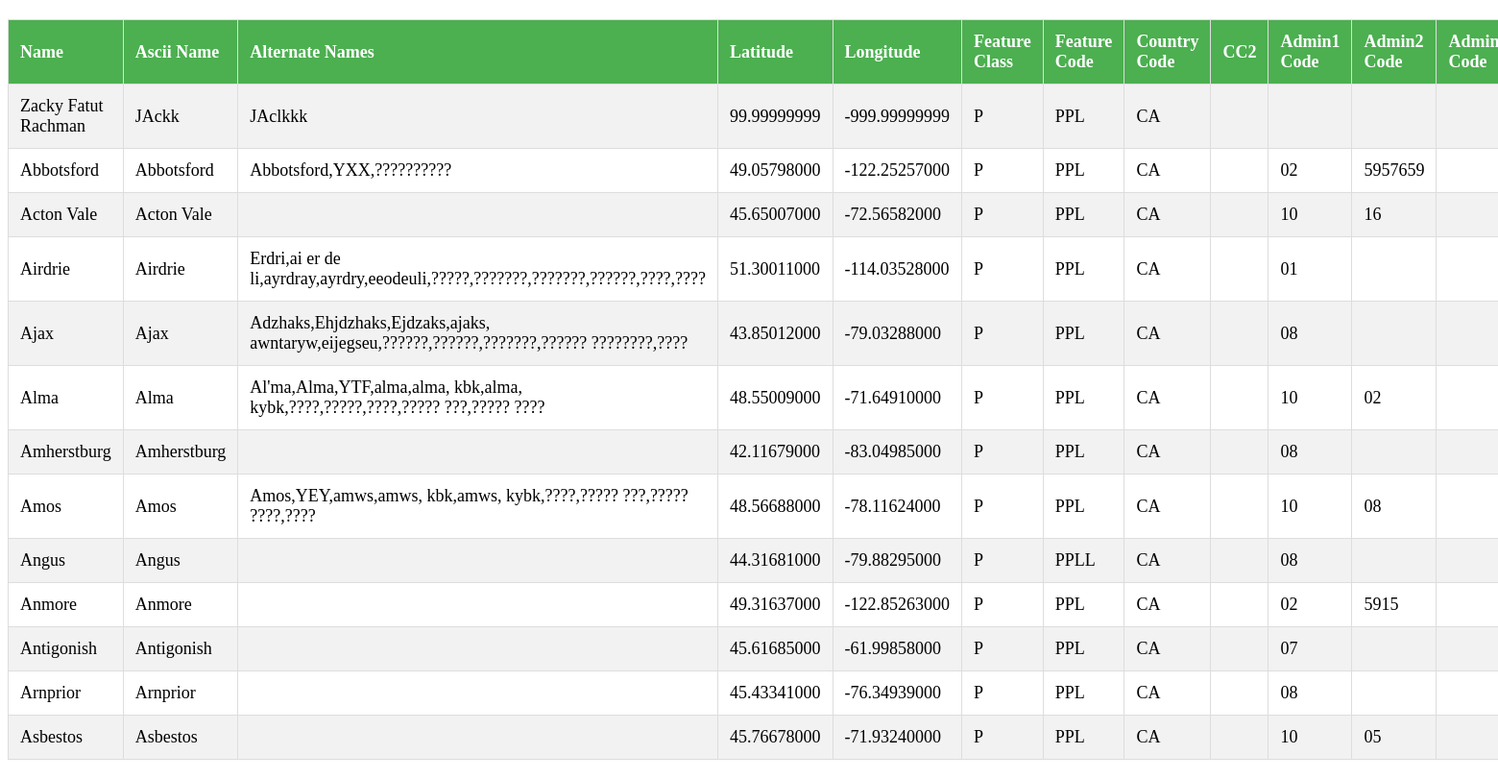
The page /view.php on the database its author committed.
### tables this page shows
CREATE TABLE `geonames` (
  `geonameid` int(11) NOT NULL,
  `name` varchar(200) DEFAULT NULL,
  `asciiname` varchar(200) DEFAULT NULL,
  `alternatenames` varchar(5000) DEFAULT NULL,
  `latitude` decimal(10,8) DEFAULT NULL,
  `longitude` decimal(11,8) DEFAULT NULL,
  `feature_class` char(1) DEFAULT NULL,
  `feature_code` varchar(10) DEFAULT NULL,
  `country_code` char(2) DEFAULT NULL,
  `cc2` varchar(60) DEFAULT NULL,
  `admin1_code` varchar(20) DEFAULT NULL,
  `admin2_code` varchar(80) DEFAULT NULL,
  `admin3_code` varchar(20) DEFAULT NULL,
  `admin4_code` varchar(20) DEFAULT NULL,
  `population` bigint(20) DEFAULT NULL,
  `elevation` int(11) DEFAULT NULL,
  `dem` int(11) DEFAULT NULL,
  `timezone` varchar(40) DEFAULT NULL,
  `modification_date` date DEFAULT NULL
);

### view.php (the view, shortened to what this page needs)
<?php
include 'config.php';
$sql = "SELECT name, asciiname, alternatenames, latitude, longitude, feature_class, feature_code, country_code, cc2, admin1_code, admin2_code, admin3_code, admin4_code, population, elevation, dem, timezone, modification_date FROM geonames";
$result = $conn->query($sql);
if ($result->num_rows > 0) {
    echo "<table>";
    echo "<tr><th>Name</th><th>Ascii Name</th><th>Alternate Names</th><th>Latitude</th><th>Longitude</th><th>Feature Class</th><th>Feature Code</th><th>Country Code</th><th>CC2</th><th>Admin1 Code</th><th>Admin2 Code</th><th>Admin3 Code</th><th>Admin4 Code</th><th>Population</th><th>Elevation</th><th>DEM</th><th>Timezone</th><th>Modification Date</th></tr>";
    while($row = $result->fetch_assoc()) {
        echo "<tr><td>".$row["name"]."</td><td>".$row["asciiname"]."</td><td>".$row["alternatenames"]."</td><td>".$row["latitude"]."</td><td>".$row["longitude"]."</td><td>".$row["feature_class"]."</td><td>".$row["feature_code"]."</td><td>".$row["country_code"]."</td><td>".$row["cc2"]."</td><td>".$row["admin1_code"]."</td><td>".$row["admin2_code"]."</td><td>".$row["admin3_code"]."</td><td>".$row["admin4_code"]."</td><td>".$row["population"]."</td><td>".$row["elevation"]."</td><td>".$row["dem"]."</td><td>".$row["timezone"]."</td><td>".$row["modification_date"]."</td></tr>";
    }
    echo "</table>";
} else {
    echo "0 results";
}
?>

### view.php (style rules this page uses)
table { width: 100%; border-collapse: collapse; margin: 20px 0; font-size: 18px; text-align: left; }
th, td { padding: 12px; border: 1px solid #ddd; }
th { background-color: #4CAF50; color: white; }
tr:nth-child(even) { background-color: #f2f2f2; }

### rows shown on the page
geonames: name "Zacky Fatut Rachman", asciiname "JAckk", alternatenames "JAclkkk", latitude "99.99999999", longitude "-999.99999999", feature_class "P", feature_code "PPL", country_code "CA"
geonames: name "Abbotsford", asciiname "Abbotsford", alternatenames "Abbotsford,YXX,??????????", latitude "49.05798000", longitude "-122.25257000", feature_class "P", feature_code "PPL", country_code "CA", admin1_code "02", admin2_code "5957659"
geonames: name "Acton Vale", asciiname "Acton Vale", latitude "45.65007000", longitude "-72.56582000", feature_class "P", feature_code "PPL", country_code "CA", admin1_code "10", admin2_code "16"
geonames: name "Airdrie", asciiname "Airdrie", alternatenames "Erdri,ai er de li,ayrdray,ayrdry,eeodeuli,?????,???????,???????,??????,????,????", latitude "51.30011000", longitude "-114.03528000", feature_class "P", feature_code "PPL", country_code "CA", admin1_code "01"
geonames: name "Ajax", asciiname "Ajax", alternatenames "Adzhaks,Ehjdzhaks,Ejdzaks,ajaks, awntaryw,eijegseu,??????,??????,???????,?????? ????????,????", latitude "43.85012000", longitude "-79.03288000", feature_class "P", feature_code "PPL", country_code "CA", admin1_code "08"
geonames: name "Alma", asciiname "Alma", alternatenames "Al'ma,Alma,YTF,alma,alma, kbk,alma, kybk,????,?????,????,????? ???,????? ????", latitude "48.55009000", longitude "-71.64910000", feature_class "P", feature_code "PPL", country_code "CA", admin1_code "10", admin2_code "02"
geonames: name "Amherstburg", asciiname "Amherstburg", latitude "42.11679000", longitude "-83.04985000", feature_class "P", feature_code "PPL", country_code "CA", admin1_code "08"
geonames: name "Amos", asciiname "Amos", alternatenames "Amos,YEY,amws,amws, kbk,amws, kybk,????,????? ???,????? ????,????", latitude "48.56688000", longitude "-78.11624000", feature_class "P", feature_code "PPL", country_code "CA", admin1_code "10", admin2_code "08"
geonames: name "Angus", asciiname "Angus", latitude "44.31681000", longitude "-79.88295000", feature_class "P", feature_code "PPLL", country_code "CA", admin1_code "08"
geonames: name "Anmore", asciiname "Anmore", latitude "49.31637000", longitude "-122.85263000", feature_class "P", feature_code "PPL", country_code "CA", admin1_code "02", admin2_code "5915"
geonames: name "Antigonish", asciiname "Antigonish", latitude "45.61685000", longitude "-61.99858000", feature_class "P", feature_code "PPL", country_code "CA", admin1_code "07"
geonames: name "Arnprior", asciiname "Arnprior", latitude "45.43341000", longitude "-76.34939000", feature_class "P", feature_code "PPL", country_code "CA", admin1_code "08"
geonames: name "Asbestos", asciiname "Asbestos", latitude "45.76678000", longitude "-71.93240000", feature_class "P", feature_code "PPL", country_code "CA", admin1_code "10", admin2_code "05"
